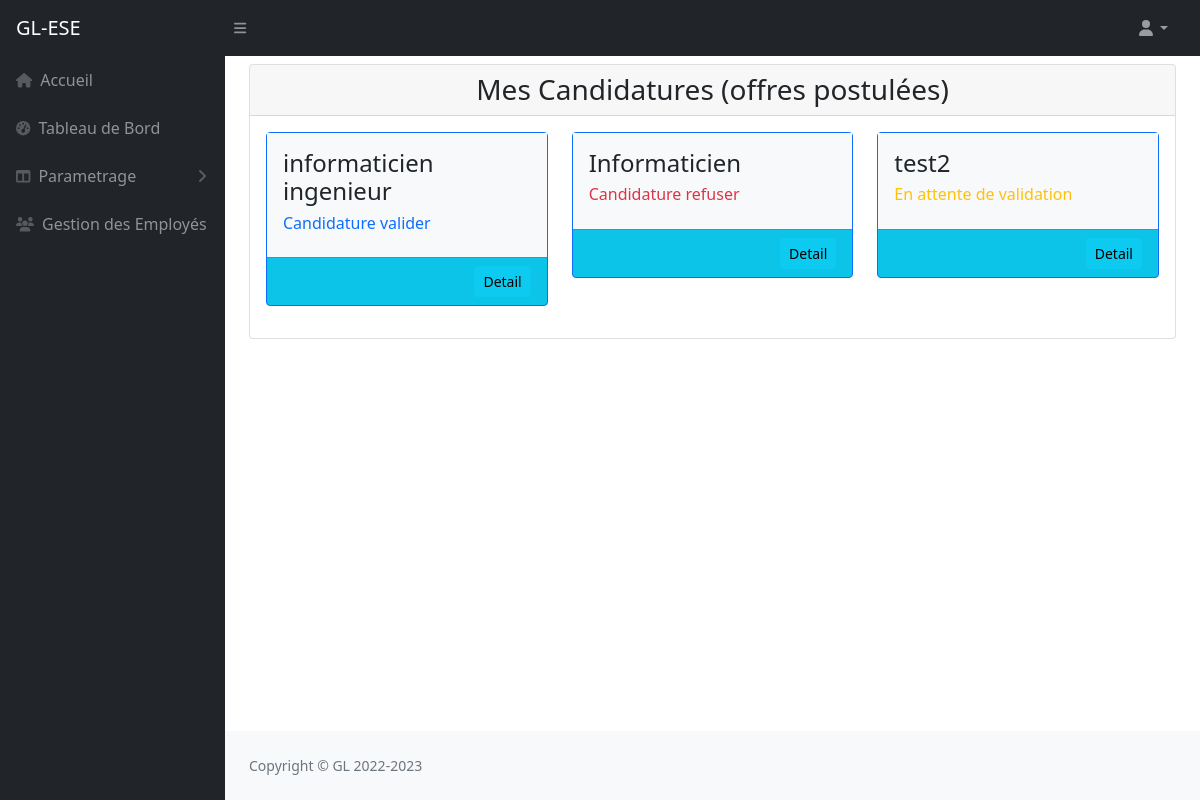
The page /?page=mesCandidatures (signed in) on the database its author committed.
### tables this page shows
CREATE TABLE `candidature` (
  `idCandidature` int(11) NOT NULL,
  `idOffreF` int(11) NOT NULL,
  `idUserF` int(11) NOT NULL,
  `dateC` varchar(25) NOT NULL,
  `etatC` int(11) NOT NULL DEFAULT -1
);

CREATE TABLE `offre` (
  `idOffre` int(11) NOT NULL,
  `numero` varchar(255) NOT NULL,
  `dateOffre` varchar(25) NOT NULL,
  `poste` varchar(255) NOT NULL,
  `description` text NOT NULL,
  `etatOffre` int(11) NOT NULL DEFAULT 0,
  `competence` text NOT NULL,
  `typeOffre` varchar(50) NOT NULL,
  `DatePub` varchar(50) NOT NULL
);

### models/offreModel.php (called while the page is built, shortened)
<?php
    require_once("bd.php");
    function getCandidatureByIdUser($idUser){
        global $connexion;
        $sql="SELECT * FROM offre, candidature, utilisateur WHERE idUserF=idUser AND idOffreF=idOffre AND idUser=$idUser";
        return $connexion->query($sql)->fetchAll();
    }
?>

### pages/mesCandidatures.php (the view)
<div class="card">
    <div class="card-header h3 text-center">Mes Candidatures (offres postulées)</div>
    <div class="card-body">
        <div class="row">
            <?php
                foreach($listeCandidature as $value){?>
                <div class="col-md-4 mb-3">
                    <div class="card border border-primary bg-info">
                        <div class="card-body bg-light">
                            <h4><?=$value['poste']?></h4>
                            <h6 class="text-warning" <?= ($value['etatC']==-1) ? "" : "hidden" ?>>En attente de validation</h6>
                            <h6 class="text-primary" <?= ($value['etatC']==1) ? "" : "hidden" ?>>Candidature valider</h6>
                            <h6 class="text-danger" <?= ($value['etatC']==0) ? "" : "hidden" ?>>Candidature refuser</h6>
                        </div>
                        <div class="card-footer">
                            <a class="btn btn-info btn-sm float-end" href="?page=detailOffre&idOffre=<?=$value['idOffre']?>">Detail</a>
                        </div>
                    </div>
                </div>
            <?php } ?>
        </div>
    </div>
</div>

### rows shown on the page
candidature: idOffreF.poste "informaticien ingenieur"
candidature: idOffreF.poste "Informaticien"
candidature: idOffreF.poste "test2"
